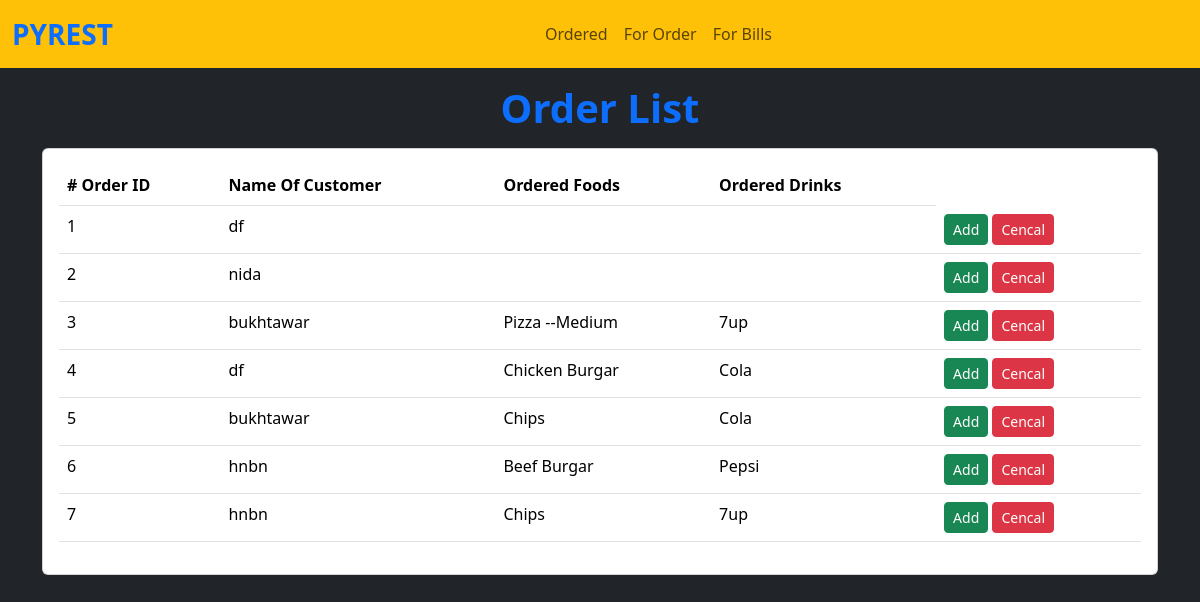
The page /py_res/home/ on the database its author committed.
### myapp/models.py (models this page shows)
class Orderpy(models.Model):
    per_name= models.CharField(max_length=200)
    orderfood= models.CharField(max_length=200)
    orderdrink= models.CharField(max_length=200)
    food_price=models.IntegerField(default=0)
    drink_price=models.IntegerField(default=0)
    total_price=models.IntegerField(default=0)

### myapp/views.py (the view)
# urls.py: path("home/" , home ),
def home(request):
    ords= Orderpy.objects.all()
    return render(request,"index.html",{'ords':ords})

### templates/index.html (shortened to what this page needs)
<!DOCTYPE html>
<html lang="en">
<head>
    <link href="https://cdn.jsdelivr.net/npm/bootstrap@5.3.7/dist/css/bootstrap.min.css" rel="stylesheet"
>
</head>
<body class="bg-dark text-primary">
    {% include 'navbar.html' %}
    <h1 class="text-center my-3 text-primary fw-bold">Order List</h1>
    <div class="container">
        <div class="col-md-12">
            <div class="card">
                <div class="card-body">
                 <table class="table ">
                    <thead >
                        <tr>
                          <th> # Order ID</th>
                          <th> Name Of Customer</th>
                          <th> Ordered Foods </th>
                          <th> Ordered Drinks</th>
                        </tr>
                    </thead>
                    <tbody>
                        {% for o in  ords %}
                          <tr>
                            <td>{{forloop.counter}}</td>
                            <td>{{o.per_name}}</td>
                            <td>{{o.orderfood}}</td>
                            <td>{{o.orderdrink}}</td>
                            <td>
                                <a href="" class="btn btn-success btn-sm">Add </a>
                                <a href="" class="btn btn-danger btn-sm">Cencal </a>
                            </td>
                          </tr>
                          {% endfor %}
                    </tbody>
              </table>
            </div>
        </div>
    </div>
</body>
</html>

### templates/navbar.html (shortened to what this page needs)
<!DOCTYPE html>
<html lang="en">
<head>
    <link href="https://cdn.jsdelivr.net/npm/bootstrap@5.3.7/dist/css/bootstrap.min.css" rel="stylesheet">
</head>
<body>
    <nav class="navbar navbar-expand-lg  bg-warning">
  <div class="container-fluid">
    <a class="navbar-brand text-uppercase text-primary fw-bold fs-3" href="/">PyRest</a>
    <div class="collapse navbar-collapse justify-content-center" id="navbarNavAltMarkup">
      <div class="navbar-nav ">
        <a class="nav-link" aria-current="page" href="/py_res/home/">Ordered</a>
        <a class="nav-link " href="/py_res/order/"> For Order</a>
        <a class="nav-link" href="/py_res/bill/"> For Bills</a>
      </div>
    </div>
  </div>
</nav>
</body>
</html>

### rows shown on the page
Orderpy: per_name "df"
Orderpy: per_name "nida"
Orderpy: per_name "bukhtawar", orderfood "Pizza --Medium", orderdrink "7up"
Orderpy: per_name "df", orderfood "Chicken Burgar", orderdrink "Cola"
Orderpy: per_name "bukhtawar", orderfood "Chips", orderdrink "Cola"
Orderpy: per_name "hnbn", orderfood "Beef Burgar", orderdrink "Pepsi"
Orderpy: per_name "hnbn", orderfood "Chips", orderdrink "7up"
